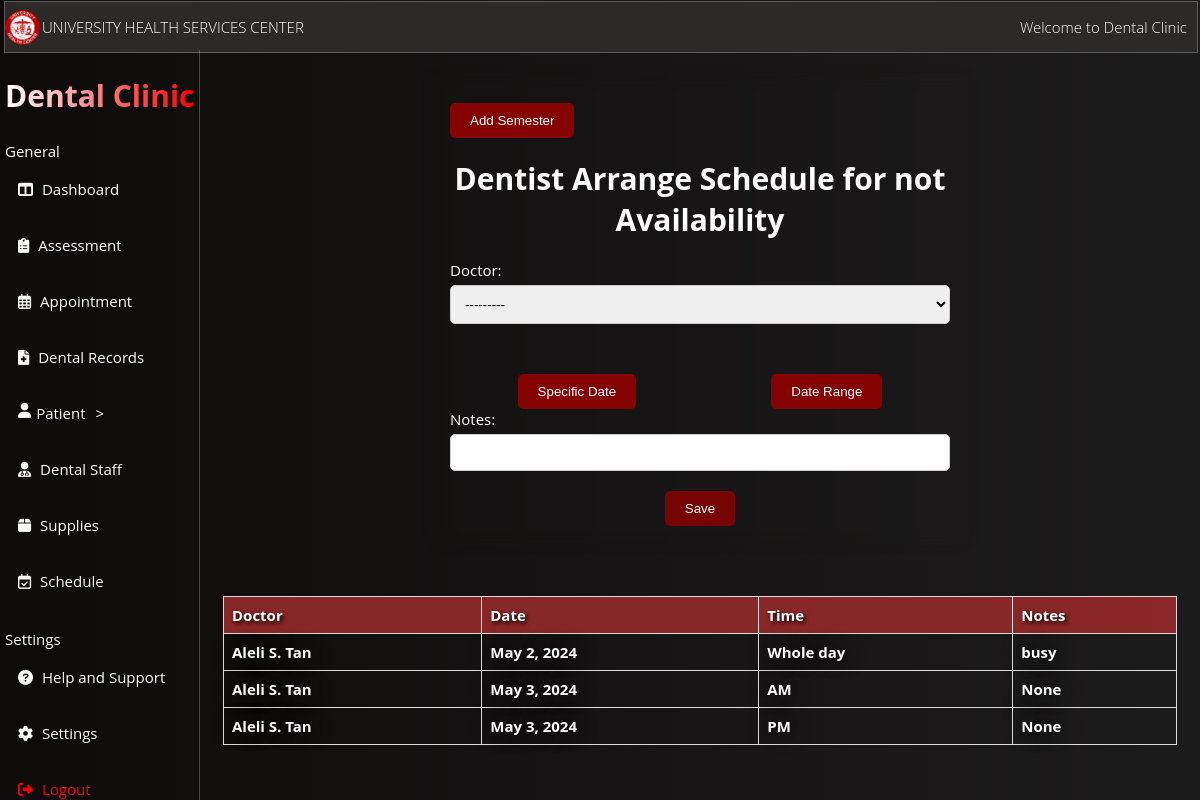
The app's page /doctoravailability/ with its own data.
### WmsuClinicApp/models.py (models this page shows, shortened)
class DoctorAvailability(models.Model):
    doctor = models.ForeignKey(Doctor, on_delete=models.CASCADE)
    date = models.DateField(null=True, blank=True)
    start_date = models.DateField(null=True, blank=True)
    end_date = models.DateField(null=True, blank=True)
    time = models.CharField(max_length=500, null=True, blank=True)
    Text = models.CharField(max_length=100, null=True, blank=True)

class Doctor(models.Model):
    Doctor_id = models.AutoField(primary_key=True)
    name = models.CharField(max_length=100,null=True, blank=True)
    specialization = models.CharField(max_length=100,null=True, blank=True)
    status = models.CharField(max_length=50, default='Not on Duty')
    birthday = models.DateField(null=True, blank=True)
    address = models.CharField(max_length=255, null=True, blank=True)
    civil_status = models.CharField(max_length=50, null=True, blank=True)
    secondary_high_school = models.CharField(max_length=100, null=True, blank=True)
    college = models.CharField(max_length=100, null=True, blank=True)
    pre_med = models.CharField(max_length=100, null=True, blank=True)
    def __str__(self):
        if self.name:
            return self.name
        else:
            return ""

### WmsuClinicApp/views.py (the view)
# urls.py: path('doctoravailability/', views.admin_doctoravailability, name='admin_doctoravailability'),
def admin_doctoravailability(request):
    if request.method == 'POST':
        form = DoctorAvailabilityForm(request.POST)
        if form.is_valid():
            form.save()
            return redirect('admin_doctoravailability')
    else:
        form = DoctorAvailabilityForm()
    context = {
        'form': form,
        'doctor_availabilities': DoctorAvailability.objects.all()
    }
    return render(request, 'WmsuClinicApp/admin_doctoravailability.html', context)

### WmsuClinicApp/forms.py
class DoctorAvailabilityForm(forms.ModelForm):
    TIME_CHOICES = [
        ('', 'You only once select this'),
        ('Whole day', 'Doctor is not available for today '),
        ('AM', 'Doctor is not available Morning '),
        ('PM', 'Doctor is not available Afternoon '),
    ]
    date = forms.DateField(widget=forms.TextInput(attrs={'type': 'date'}),required=False)
    start_date = forms.DateField(widget=forms.TextInput(attrs={'type': 'date'}), required=False)
    end_date = forms.DateField(widget=forms.TextInput(attrs={'type': 'date'}), required=False)
    doctor = forms.ModelChoiceField(queryset=Doctor.objects.all(), to_field_name='name')
    time = forms.ChoiceField(choices=TIME_CHOICES, required=False)
    class Meta:
        model = DoctorAvailability
        fields = ['doctor', 'date', 'start_date', 'end_date', 'time', 'Text']

### WmsuClinicApp/templates/WmsuClinicApp/admin_doctoravailability.html (shortened to what this page needs)
{% load static %}
<!DOCTYPE html>
<html lang="en">
<head>
</head>
<body>
    <link rel="stylesheet" href="https://cdnjs.cloudflare.com/ajax/libs/font-awesome/6.0.0/css/all.min.css">
    <section class="HeaderSection">
        <img src="{% static 'images/OIP1.JPG' %}" alt="logo" class="circular-imgs">
        <p>UNIVERSITY HEALTH SERVICES CENTER</p>
        <section class="right" style="display: flex; justify-content: center;"> <p>Welcome to Dental Clinic</p></section>
    </section>
    <nav>
        <ul>
            <h1 class="gradient-text">Dental Clinic</h1>
            <h4 style="display: flex; justify-content: left; margin-left: 5px; margin-bottom: 0px; font-weight: normal;">General</h4>
            <li><a href="{% url 'admin_Dashboard' %}"><i class="fas fa-columns"></i> Dashboard</a></li>
            <li><a href="{% url 'admin_homesite' %}"><i class="fas fa-clipboard-list"></i> Assessment</a></li>
            <li><a href="{% url 'appointment_list' %}"><i class="far fa-calendar-alt"></i> Appointment</a></li>
            <li><a href="{% url 'dental_record' %}"><i class="fas fa-file-medical"></i> Dental Records</a></li>
            <li style="cursor: pointer;" id="user-toggle"><i class="fas fa-user"> </i> Patient </li>
            <li><a href="{% url 'admin_doctorsite' %}"><i class="fas fa-user-md"></i> Dental Staff</a></li>
            <li><a href="{% url 'supply_listhome' %}"><i class="fas fa-box"></i> Supplies</a></li>
            <li><a href="{% url 'admin_doctoravailability' %}"><i class="far fa-calendar-check"></i> Schedule</a></li>
            <h4 style="display: flex; justify-content: left; margin-left: 5px; margin-bottom: 0px;font-weight: normal;">Settings</h4>
            <li><a href="#"><i class="fas fa-question-circle"></i> Help and Support</a></li>
            <li><a href="#"><i class="fas fa-cog"></i> Settings</a></li>
            <li><a href="{% url 'LoginDentals' %}" class="logout-link"><i class="fas fa-sign-out-alt"></i> Logout</a></li>
        </ul>
    </nav>
<div class="Move">
    <div class="container">
        <button><a style="color: white;" href="{% url 'add_semester' %}" class="btn btn-primary">Add Semester</a></button>
        <h1>Dentist Arrange Schedule for not Availability</h1>
        <form id="availability-form" method="post">
            <label for="doctor">Doctor:</label>
            {{ form.doctor }}
            <div id="date-type-buttons">
                <button type="button" id="specific-date-button">Specific Date</button>
                <button type="button" id="range-date-button">Date Range</button>
            </div>
            <label for="text">Notes:</label>
            {{ form.Text }}
            <button type="submit">Save</button>
        </form>
    </div>
    <table class="schedule-table">
        <thead>
            <tr>
                <th>Doctor</th>
                <th>Date</th>
                <th>Time</th>
                <th>Notes</th>
            </tr>
        </thead>
        <tbody>
            {% for doctor_availability in doctor_availabilities %}
                <tr>
                    <td>{{ doctor_availability.doctor.name }}</td>
                    {% if doctor_availability.date %}
                        <td>{{ doctor_availability.date }}</td>
                    {% else %}
                        <td>{{ doctor_availability.start_date }} - {{ doctor_availability.end_date }}</td>
                    {% endif %}
                    <td>{{ doctor_availability.time }}</td>
                    <td>{{ doctor_availability.Text }}</td>
                </tr>
            {% endfor %}
        </tbody>
    </table>
</div>
</body>
</html>

### WmsuClinicApp/templates/WmsuClinicApp/admin_doctoravailability.html (style rules this page uses)
.container { max-width: 500px; margin: 50px auto; backdrop-filter: blur(7px); padding: 20px; border-radius: 10px; box-shadow: 0 0 10px rgba(0, 0, 0, 0.1); color: white; }
h1 { text-align: center; }
form { margin-top: 20px; }
label { display: block; margin-bottom: 5px; }
input[type="text"], input[type="date"], select, textarea { width: 100%; padding: 10px; margin-bottom: 20px; border: 1px solid #ccc; border-radius: 5px; box-sizing: border-box; }
button[type="submit"] { background-color: #770505; color: #fff; border: none; padding: 10px 20px; border-radius: 5px; cursor: pointer; display: block; margin: 0 auto; }
.schedule-table { width: 100%; border-collapse: collapse; margin-top: 20px; }
.schedule-table th, .schedule-table td { padding: 8px; border: 1px solid #ddd; text-align: left; color: rgb(255, 255, 255); }
.HeaderSection { display: flex; align-items: center; position: fixed; top: 1px; left: 4px; color: white; width: calc(100% - 8px); background-color: rgb(44, 41, 41); border: 1px solid rgba(255, 248, 248, 0.24); font-weight: lighter; }
.right { margin-left: auto ; display: flex; justify-content: center; align-items: center; margin-right: 10px; }
.gradient-text { font-size: 30px; margin-left: 5px; margin-right: 5px; background: linear-gradient(to right, #fff, #ff0000); -webkit-background-clip: text; -moz-background-clip: text; background-clip: text; color: transparent; }
i { margin-right: 5px; }
.circular-imgs { border-radius: 50%; max-width: 35px; height: auto; margin-right: 2px; }
nav { margin-top: 50px; position: fixed; top: 0; left: 0; max-width: 100%; height: 100%; background-color: rgb(7, 7); color: #fff; text-align: center; z-index: 2; font-size: 15px; border-right: 1px solid rgba(255, 248, 248, 0.24); }
nav ul { list-style: none; padding: 0; }
nav ul li { display: flex; justify-content: left; text-decoration: none; color: #fff; transition: color 0.3s; padding: 18px; transition: background-color 0.3s ease, color 0.3s ease; }
nav ul li a { text-decoration: none; color: #fff; transition: color 0.5s; }
:before, *:after { box-sizing: border-box; }
body { padding: 1em; font-family: "Open Sans", "Helvetica Neue", Helvetica, Arial, sans-serif; font-size: 15px; color: #b9b9b9; background: linear-gradient(to left, rgb(29, 28, 28), rgb(14, 11, 11)); }
.Move { margin-top: 50px; margin-left: 200px; margin-right: 0px; }
.logout-link { color: red; text-decoration: none; }
table { border-collapse: collapse; width: 100%; border-right: 1px solid rgba(255, 248, 248, 0.24); }
th, td { border-right: 1px solid rgba(255, 248, 248, 0.24); padding: 8px; text-align: left; color: white; text-align: center; font-weight: bold; }
th { background-color: rgba(143, 41, 41, 0.945); color: white; text-shadow: 2px 2px 4px black; }
td { color: white; text-shadow: 0 0 20px black; }
button { background-color: #850303; color: #fff; border: none; padding: 10px 20px; border-radius: 5px; cursor: pointer; margin-top: 10px; }
#date-type-buttons { margin-top: 20px; display: flex; justify-content: space-around; }
a { text-decoration: none; }

### records on screen
DoctorAvailability: doctor.name "Aleli S. Tan", date "May 2, 2024", time "Whole day", Text "busy"
DoctorAvailability: doctor.name "Aleli S. Tan", date "May 3, 2024", time "AM", Text "None"
DoctorAvailability: doctor.name "Aleli S. Tan", date "May 3, 2024", time "PM", Text "None"
